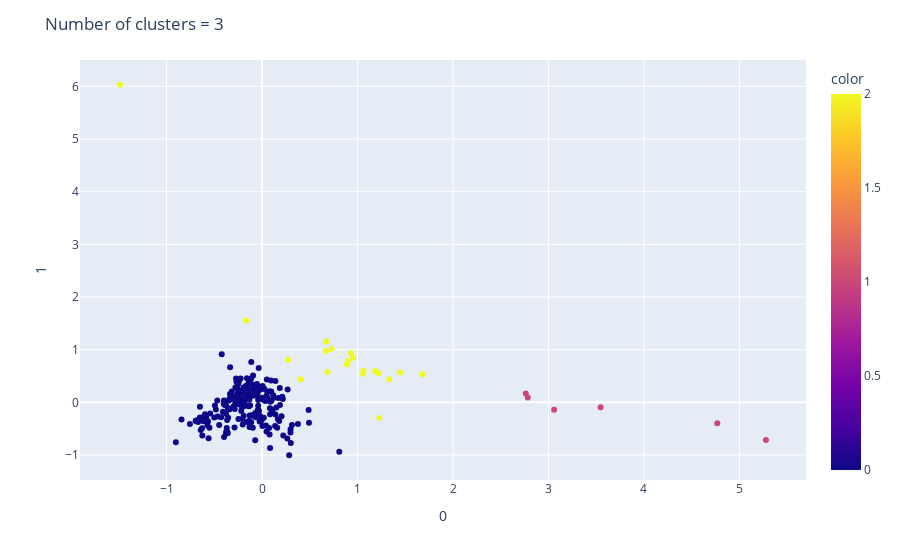

Here is the notebook cell this chart was saved with:
### Code cell
from clustering_functions import K_means_cluster
k_means_1 = K_means_cluster(features_table = X[new_labels == 2],
                          df_bcubed_table = df_bcubed_table,
                          num_clusters = [3], 
                          bank_name_column = x_2023[new_labels == 2]['bank_name'], 
                          scaling = False,
                         pca_or_tsne = 'pca',
                        clustering_before_dimreduce = False,
                          perplexity = None,
                          plot=True)
k_means_1.k_means_clustering()

### Figure 1 — Plotly figure (JSON) as saved in the notebook; plotly's stock layout.template omitted (floating-point values rounded to 4 significant figures; data arrays with more than 128 entries replaced by an {"elided": "..."} marker saying what was removed)
{"data": [{"hovertemplate": "0=%{x}<br>1=%{y}<br>color=%{marker.color}<extra></extra>", "legendgroup": "", "marker": {"color": {"elided": "243 int values"}, "coloraxis": "coloraxis", "symbol": "circle"}, "mode": "markers", "name": "", "orientation": "v", "showlegend": false, "type": "scatter", "x": {"elided": "243 float values"}, "xaxis": "x", "y": {"elided": "243 float values"}, "yaxis": "y"}], "layout": {"coloraxis": {"colorbar": {"title": {"text": "color"}}, "colorscale": [[0, "#0d0887"], [0.1111, "#46039f"], [0.2222, "#7201a8"], [0.3333, "#9c179e"], [0.4444, "#bd3786"], [0.5556, "#d8576b"], [0.6667, "#ed7953"], [0.7778, "#fb9f3a"], [0.8889, "#fdca26"], [1, "#f0f921"]]}, "legend": {"tracegroupgap": 0}, "margin": {"t": 60}, "title": {"text": "Number of clusters = 3"}, "xaxis": {"anchor": "y", "domain": [0, 1], "title": {"text": "0"}}, "yaxis": {"anchor": "x", "domain": [0, 1], "title": {"text": "1"}}}}
